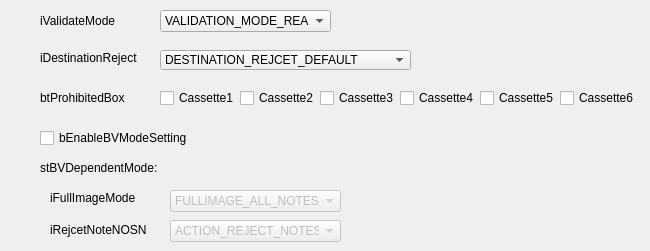
    <widget class="QWidget" name="StoreMoney">
     <widget class="QCheckBox" name="checkBox_StoreMoney_btProhibitedBox_Cassette2">
      <property name="geometry">
       <rect>
        <x>240</x>
        <y>90</y>
        <width>81</width>
        <height>16</height>
       </rect>
      </property>
      <property name="text">
       <string>Cassette2</string>
      </property>
     </widget>
     <widget class="QCheckBox" name="checkBox_StoreMoney_btProhibitedBox_Cassette3">
      <property name="geometry">
       <rect>
        <x>320</x>
        <y>90</y>
        <width>81</width>
        <height>16</height>
       </rect>
      </property>
      <property name="text">
       <string>Cassette3</string>
      </property>
     </widget>
     <widget class="QLabel" name="label_34">
      <property name="geometry">
       <rect>
        <x>40</x>
        <y>90</y>
        <width>111</width>
        <height>16</height>
       </rect>
      </property>
      <property name="text">
       <string>btProhibitedBox</string>
      </property>
     </widget>
     <widget class="QLabel" name="label_33">
      <property name="geometry">
       <rect>
        <x>40</x>
        <y>50</y>
        <width>121</width>
        <height>16</height>
       </rect>
      </property>
      <property name="text">
       <string>iDestinationReject</string>
      </property>
     </widget>
     <widget class="QCheckBox" name="checkBox_StoreMoney_btProhibitedBox_Cassette4">
      <property name="geometry">
       <rect>
        <x>400</x>
        <y>90</y>
        <width>81</width>
        <height>16</height>
       </rect>
      </property>
      <property name="text">
       <string>Cassette4</string>
      </property>
     </widget>
     <widget class="QCheckBox" name="checkBox_StoreMoney_btProhibitedBox_Cassette5">
      <property name="geometry">
       <rect>
        <x>480</x>
        <y>90</y>
        <width>81</width>
        <height>16</height>
       </rect>
      </property>
      <property name="text">
       <string>Cassette5</string>
      </property>
     </widget>
     <widget class="QComboBox" name="comboBox_StoreMoney_iValidateMode">
      <property name="geometry">
       <rect>
        <x>160</x>
        <y>10</y>
        <width>171</width>
        <height>22</height>
       </rect>
      </property>
      <item>
       <property name="text">
        <string>VALIDATION_MODE_REAL</string>
       </property>
      </item>
      <item>
       <property name="text">
        <string>VALIDATION_MODE_TEST</string>
       </property>
      </item>
     </widget>
     <widget class="QLabel" name="label_29">
      <property name="geometry">
       <rect>
        <x>40</x>
        <y>13</y>
        <width>91</width>
        <height>16</height>
       </rect>
      </property>
      <property name="text">
       <string>iValidateMode</string>
      </property>
     </widget>
     <widget class="QCheckBox" name="checkBox_StoreMoney_btProhibitedBox_Cassette1">
      <property name="geometry">
       <rect>
        <x>160</x>
        <y>90</y>
        <width>81</width>
        <height>16</height>
       </rect>
      </property>
      <property name="text">
       <string>Cassette1</string>
      </property>
     </widget>
     <widget class="QComboBox" name="comboBox_StoreMoney_iDestinationReject">
      <property name="geometry">
       <rect>
        <x>160</x>
        <y>50</y>
        <width>251</width>
        <height>20</height>
       </rect>
      </property>
      <item>
       <property name="text">
        <string>DESTINATION_REJCET_DEFAULT</string>
       </property>
      </item>
      <item>
       <property name="text">
        <string>DESTINATION_REJCET_CS</string>
       </property>
      </item>
      <item>
       <property name="text">
        <string>DESTINATION_REJCET_DISPENSE</string>
       </property>
      </item>
      <item>
       <property name="text">
        <string>DESTINATION_REJCET_DEPOSIT</string>
       </property>
      </item>
      <item>
       <property name="text">
        <string>DESTINATION_REJECT_CASH1_COMBINE</string>
       </property>
      </item>
     </widget>
     <widget class="QCheckBox" name="checkBox_StoreMoney_btProhibitedBox_Cassette6">
      <property name="geometry">
       <rect>
        <x>560</x>
        <y>90</y>
        <width>81</width>
        <height>16</height>
       </rect>
      </property>
      <property name="text">
       <string>Cassette6</string>
      </property>
     </widget>
     <widget class="QCheckBox" name="checkBox_StoreMoney_bEnableBVModeSetting">
      <property name="geometry">
       <rect>
        <x>40</x>
        <y>130</y>
        <width>151</width>
        <height>16</height>
       </rect>
      </property>
      <property name="text">
       <string>bEnableBVModeSetting</string>
      </property>
     </widget>
     <widget class="QLabel" name="label_37">
      <property name="geometry">
       <rect>
        <x>40</x>
        <y>160</y>
        <width>121</width>
        <height>16</height>
       </rect>
      </property>
      <property name="text">
       <string>stBVDependentMode:</string>
      </property>
     </widget>
     <widget class="QLabel" name="label_35">
      <property name="geometry">
       <rect>
        <x>50</x>
        <y>220</y>
        <width>101</width>
        <height>20</height>
       </rect>
      </property>
      <property name="text">
       <string>iRejcetNoteNOSN</string>
      </property>
     </widget>
     <widget class="QComboBox" name="comboBox_StoreMoney_iRejcetNoteNOSN">
      <property name="enabled">
       <bool>false</bool>
      </property>
      <property name="geometry">
       <rect>
        <x>170</x>
        <y>220</y>
        <width>171</width>
        <height>22</height>
       </rect>
      </property>
      <item>
       <property name="text">
        <string>ACTION_REJECT_NOTES</string>
       </property>
      </item>
      <item>
       <property name="text">
        <string>ACTION_NO_REJECT_NOTES</string>
       </property>
      </item>
     </widget>
     <widget class="QComboBox" name="comboBox_StoreMoney_iFullImageMode">
      <property name="enabled">
       <bool>false</bool>
      </property>
      <property name="geometry">
       <rect>
        <x>170</x>
        <y>190</y>
        <width>171</width>
        <height>22</height>
       </rect>
      </property>
      <item>
       <property name="text">
        <string>FULLIMAGE_ALL_NOTES</string>
       </property>
      </item>
      <item>
       <property name="text">
        <string>FULLIMAGE_REJECTE_NOTES</string>
       </property>
      </item>
      <item>
       <property name="text">
        <string>FULLIMAGE_NO_RECORDS</string>
       </property>
      </item>
     </widget>
     <widget class="QLabel" name="label_36">
      <property name="geometry">
       <rect>
        <x>50</x>
        <y>190</y>
        <width>101</width>
        <height>16</height>
       </rect>
      </property>
      <property name="text">
       <string>iFullImageMode</string>
      </property>
     </widget>
    </widget>
